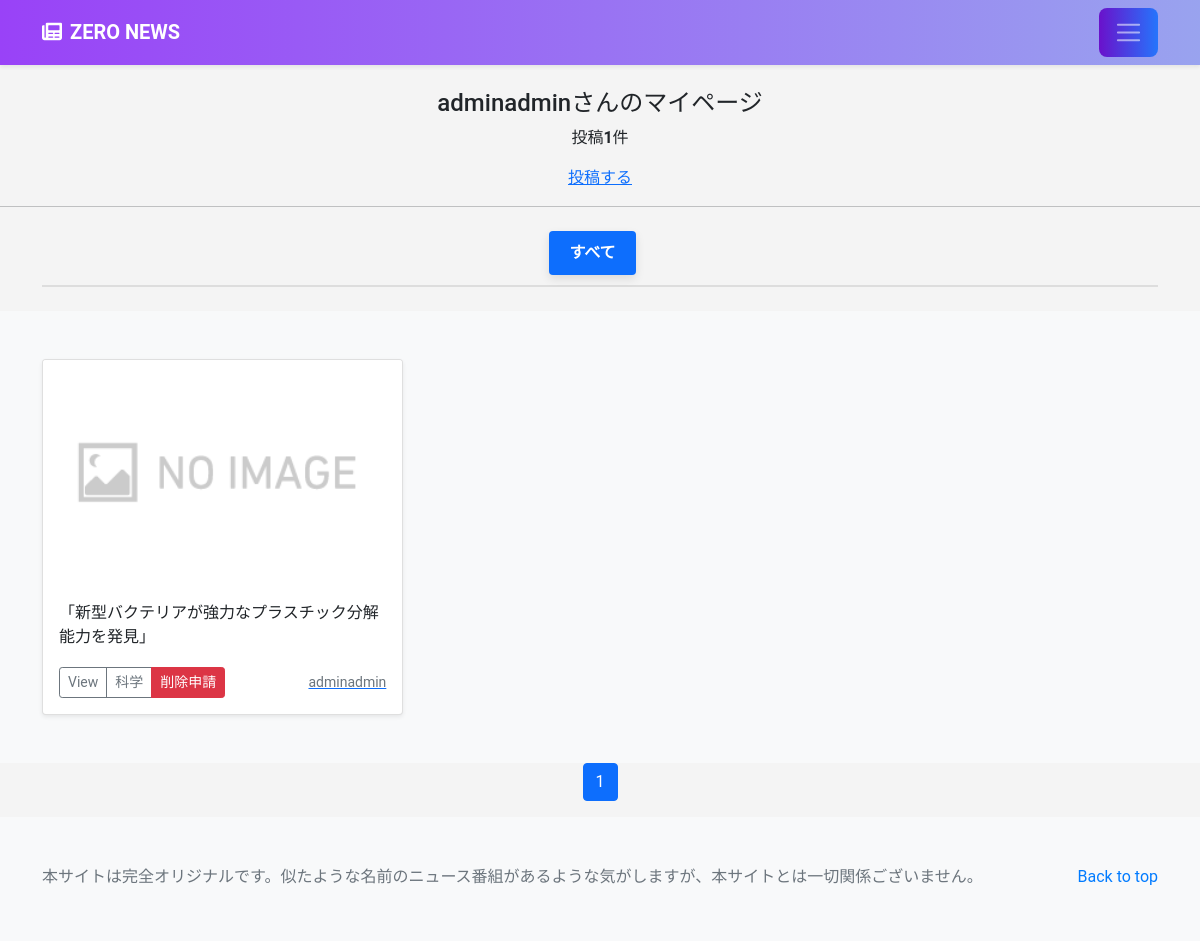
Screenshot of /mypage/ (signed in) with the database file from the repository.
### accounts/models.py (models this page shows)
class CustomUser(AbstractUser):
    pass

### news/models.py (models this page shows, shortened)
class NewsPost(models.Model):
    user = models.ForeignKey(
        CustomUser,
        verbose_name='ユーザー',
        on_delete=models.CASCADE
    )
    category = models.ForeignKey(
        Category,
        verbose_name='カテゴリ',
        on_delete=models.PROTECT
    )
    title = models.CharField(
        verbose_name='タイトル',
        max_length=200
    )
    comment = models.TextField(
        verbose_name='コメント',
    )
    image1 = models.ImageField(
        verbose_name='イメージ1',
        upload_to = 'news'
    )
    image2 = models.ImageField(
        verbose_name='イメージ2',
        upload_to = 'news',
        blank=True,
        null=True
    )
    posted_at = models.DateTimeField(
        verbose_name='投稿日時',
        auto_now_add=True
    )

class Category(models.Model):
    title = models.CharField(
        verbose_name='カテゴリ',
        max_length=20)

### news/views.py (the view)
# urls.py: path('mypage/',views.MypageView.as_view(), name='mypage'),
class MypageView(ListView):
    template_name = 'mypage.html'
    paginate_by = 9
    def get_queryset(self):
        queryset = NewsPost.objects.filter(
            user=self.request.user).order_by('-posted_at')
        return queryset

### news/templates/mypage.html (shortened to what this page needs)
{% extends 'base.html' %}
    {% block contents %}
    {% if user.is_authenticated %}
        <br>
        <div style="text-align:center">
            <h4>{{user.username}}さんのマイページ</h4>
            {% if object_list.count == 0 %}
                <p>{{user.username}}さんの投稿はありません</p>
            {% else %}
                <p>投稿<strong>{{object_list.count}}</strong>件</p>
            {% endif %}
            <a href="{% url 'news:post' %}">投稿する</a>
        </div>
        <hr>
    {% endif %}
    {% include "news_list.html" %}
    {% include "pagination.html" %}
    {% endblock %}

### news/templates/NEWS_list.html (shortened to what this page needs)
<div class="container my-4">
  <ul class="nav nav-pills">
    <li class="nav-item">
      <a class="nav-link {% if not active_category_id %}active{% endif %}" href="{% url 'news:index' %}">
        すべて
      </a>
    </li>
  </ul>
</div>
  <div class="album py-5 bg-light">
    <div class="container">
      <div class="row row-cols-1 row-cols-sm-2 row-cols-md-3 g-3 align-items-stretch">
        {% for record in object_list %}
        <div class="col">
          <div class="card shadow-sm">
            <img src="{{ record.image1.url }}" class="bd-placeholder-img card-img-top" width="100%" height="225" xmlns="http://www.w3.org/2000/svg" role="img" aria-label="Placeholder: Thumbnail" preserveAspectRatio="xMidYMid slice" focusable="false"><title>Placeholder</title><rect width="100%" height="100%" fill="#55595c"/></img>
            <div class="card-body">
              <p class="card-text">{{record.title}}</p>
              <div class="d-flex justify-content-between align-items-center">
                <div class="btn-group">
                  <button type="button" class="btn btn-sm btn-outline-secondary" onclick="location.href='{% url 'news:news_detail' record.pk %}'">View</button>
                  <button type="button" class="btn btn-sm btn-outline-secondary" onclick="location.href='{% url 'news:news_cat' category=record.category.id %}'">{{record.category.title}}</button>
                  <button type="button" class="btn btn-sm btn-danger" onclick="location.href='{% url 'news:delete_request' record_id=record.pk %}'">削除申請</button>
                </div>
                <a href="{% url 'news:user_list' user=record.user.id %}"><small class="text-muted">{{record.user.username}}</small></a>
              </div>
            </div>
          </div>
        </div>
        {% endfor %}
      </div>
    </div>
  </div>

### news/templates/base.html (style rules this page uses)
.bd-placeholder-img { font-size: 1.125rem; text-anchor: middle; -webkit-user-select: none; -moz-user-select: none; user-select: none; }
body { background-color: #f4f4f4; font-family: 'Roboto', sans-serif; }

### news/templates/NEWS_list.html (style rules this page uses)
.nav-pills { display: flex; justify-content: center; width: 100%; padding-left: 0; padding-right: 0; flex-wrap: wrap; border-bottom: 2px solid #ddd; }
.nav-item { margin-right: 15px; margin-bottom: 10px; }
.nav-link { font-size: 16px; font-weight: 600; color: #333; padding: 10px 20px; border-radius: 25px; background: linear-gradient(90deg, #6a11cb, #2575fc); text-transform: uppercase; transition: all 0.3s ease-in-out; }
.nav-link.active { background-color: #007bff; color: #fff; box-shadow: 0 4px 10px rgba(0, 0, 0, 0.1); }
.card { height: 100%; display: flex; flex-direction: column; }
.card-body { flex-grow: 1; min-height: 120px; flex-direction: column; justify-content: space-between; }
.card-text { min-height: 50px; overflow: hidden; text-overflow: ellipsis; display: -webkit-box; -webkit-line-clamp: 2; -webkit-box-orient: vertical; }
.card-img-top { height: 225px; object-fit: cover; }

### rows the page displays
CustomUser: username "adminadmin"
NewsPost: image1 (placeholder picture), title "「新型バクテリアが強力なプラスチック分解能力を発見」", category "科学", user.username "adminadmin"

### other values shown
{{ object_list.count }} "1"
{{ num }} "1"
